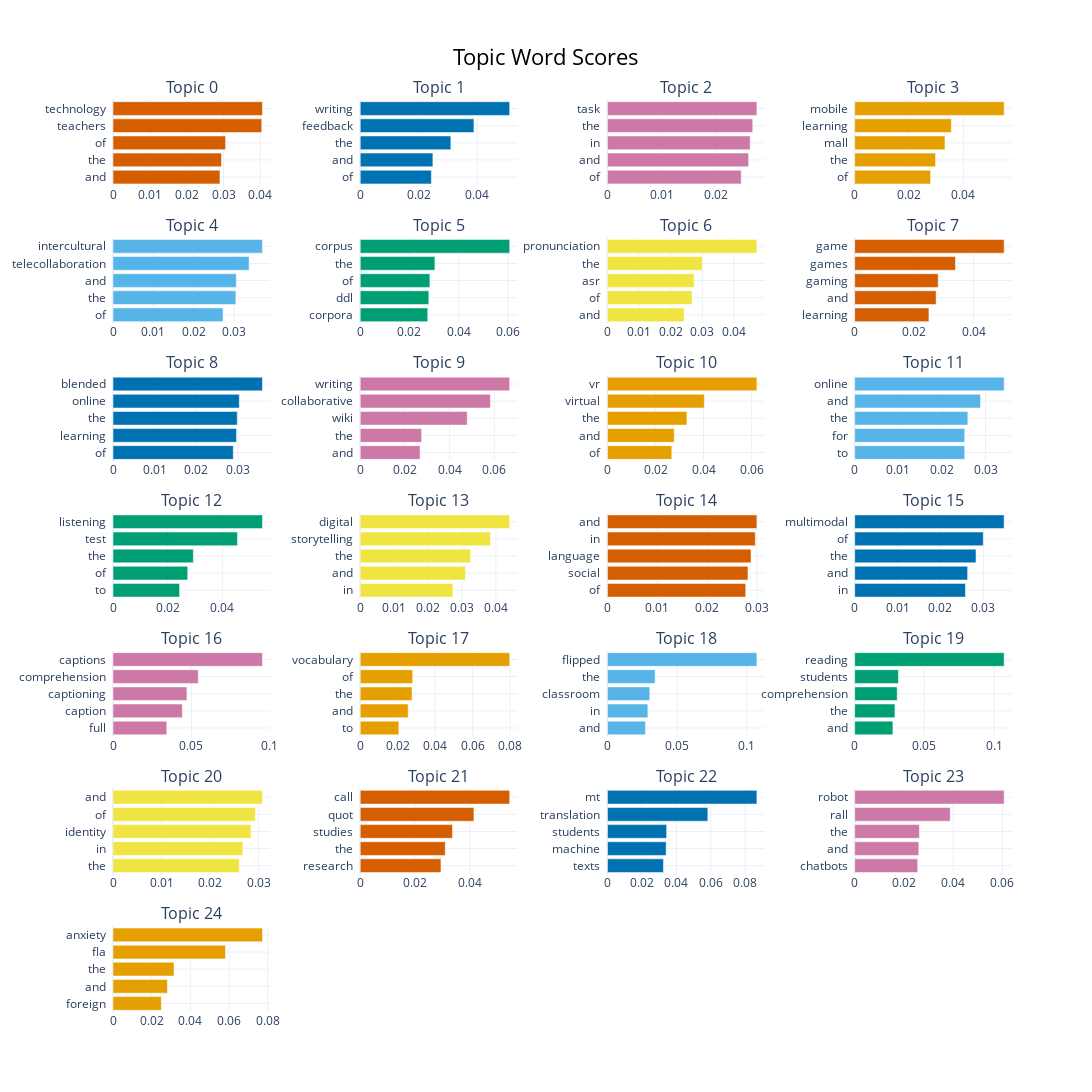

Notebook code cell kept with this figure:
### Code cell
topics_to_include = list(range(0, 25))
model.visualize_barchart(topics= topics_to_include, width=300)

### Figure 1 — Plotly figure (JSON) as saved in the notebook; plotly's stock layout.template omitted (floating-point values rounded to 4 significant figures)
{"data": [{"marker": {"color": "#D55E00"}, "orientation": "h", "type": "bar", "x": [0.02904, 0.02947, 0.03057, 0.04039, 0.04058], "xaxis": "x", "y": ["and  ", "the  ", "of  ", "teachers  ", "technology  "], "yaxis": "y"}, {"marker": {"color": "#0072B2"}, "orientation": "h", "type": "bar", "x": [0.02436, 0.02488, 0.03103, 0.03893, 0.05118], "xaxis": "x2", "y": ["of  ", "and  ", "the  ", "feedback  ", "writing  "], "yaxis": "y2"}, {"marker": {"color": "#CC79A7"}, "orientation": "h", "type": "bar", "x": [0.02462, 0.02598, 0.02626, 0.02673, 0.0275], "xaxis": "x3", "y": ["of  ", "and  ", "in  ", "the  ", "task  "], "yaxis": "y3"}, {"marker": {"color": "#E69F00"}, "orientation": "h", "type": "bar", "x": [0.02794, 0.02976, 0.03322, 0.03555, 0.05499], "xaxis": "x4", "y": ["of  ", "the  ", "mall  ", "learning  ", "mobile  "], "yaxis": "y4"}, {"marker": {"color": "#56B4E9"}, "orientation": "h", "type": "bar", "x": [0.02724, 0.0304, 0.0305, 0.03368, 0.03698], "xaxis": "x5", "y": ["of  ", "the  ", "and  ", "telecollaboration  ", "intercultural  "], "yaxis": "y5"}, {"marker": {"color": "#009E73"}, "orientation": "h", "type": "bar", "x": [0.02741, 0.02784, 0.02827, 0.03032, 0.06067], "xaxis": "x6", "y": ["corpora  ", "ddl  ", "of  ", "the  ", "corpus  "], "yaxis": "y6"}, {"marker": {"color": "#F0E442"}, "orientation": "h", "type": "bar", "x": [0.02423, 0.02674, 0.02743, 0.03, 0.04728], "xaxis": "x7", "y": ["and  ", "of  ", "asr  ", "the  ", "pronunciation  "], "yaxis": "y7"}, {"marker": {"color": "#D55E00"}, "orientation": "h", "type": "bar", "x": [0.02495, 0.02737, 0.02807, 0.03387, 0.05023], "xaxis": "x8", "y": ["learning  ", "and  ", "gaming  ", "games  ", "game  "], "yaxis": "y8"}, {"marker": {"color": "#0072B2"}, "orientation": "h", "type": "bar", "x": [0.0289, 0.02968, 0.02985, 0.03035, 0.03592], "xaxis": "x9", "y": ["of  ", "learning  ", "the  ", "online  ", "blended  "], "yaxis": "y9"}, {"marker": {"color": "#CC79A7"}, "orientation": "h", "type": "bar", "x": [0.02679, 0.02748, 0.04789, 0.05828, 0.0669], "xaxis": "x10", "y": ["and  ", "the  ", "wiki  ", "collaborative  ", "writing  "], "yaxis": "y10"}, {"marker": {"color": "#E69F00"}, "orientation": "h", "type": "bar", "x": [0.02677, 0.02779, 0.03307, 0.0403, 0.06217], "xaxis": "x11", "y": ["of  ", "and  ", "the  ", "virtual  ", "vr  "], "yaxis": "y11"}, {"marker": {"color": "#56B4E9"}, "orientation": "h", "type": "bar", "x": [0.02523, 0.02523, 0.02595, 0.02884, 0.03427], "xaxis": "x12", "y": ["to  ", "for  ", "the  ", "and  ", "online  "], "yaxis": "y12"}, {"marker": {"color": "#009E73"}, "orientation": "h", "type": "bar", "x": [0.02434, 0.02731, 0.02937, 0.0455, 0.05463], "xaxis": "x13", "y": ["to  ", "of  ", "the  ", "test  ", "listening  "], "yaxis": "y13"}, {"marker": {"color": "#F0E442"}, "orientation": "h", "type": "bar", "x": [0.02733, 0.031, 0.03253, 0.0384, 0.04406], "xaxis": "x14", "y": ["in  ", "and  ", "the  ", "storytelling  ", "digital  "], "yaxis": "y14"}, {"marker": {"color": "#D55E00"}, "orientation": "h", "type": "bar", "x": [0.02777, 0.02822, 0.02884, 0.0297, 0.03002], "xaxis": "x15", "y": ["of  ", "social  ", "language  ", "in  ", "and  "], "yaxis": "y15"}, {"marker": {"color": "#0072B2"}, "orientation": "h", "type": "bar", "x": [0.02582, 0.02632, 0.02828, 0.02996, 0.03483], "xaxis": "x16", "y": ["in  ", "and  ", "the  ", "of  ", "multimodal  "], "yaxis": "y16"}, {"marker": {"color": "#CC79A7"}, "orientation": "h", "type": "bar", "x": [0.03428, 0.04419, 0.0471, 0.05436, 0.09526], "xaxis": "x17", "y": ["full  ", "caption  ", "captioning  ", "comprehension  ", "captions  "], "yaxis": "y17"}, {"marker": {"color": "#E69F00"}, "orientation": "h", "type": "bar", "x": [0.02061, 0.02556, 0.02766, 0.02798, 0.07972], "xaxis": "x18", "y": ["to  ", "and  ", "the  ", "of  ", "vocabulary  "], "yaxis": "y18"}, {"marker": {"color": "#56B4E9"}, "orientation": "h", "type": "bar", "x": [0.02724, 0.02899, 0.03038, 0.03421, 0.1072], "xaxis": "x19", "y": ["and  ", "in  ", "classroom  ", "the  ", "flipped  "], "yaxis": "y19"}, {"marker": {"color": "#009E73"}, "orientation": "h", "type": "bar", "x": [0.02743, 0.02889, 0.03051, 0.03142, 0.1073], "xaxis": "x20", "y": ["and  ", "the  ", "comprehension  ", "students  ", "reading  "], "yaxis": "y20"}, {"marker": {"color": "#F0E442"}, "orientation": "h", "type": "bar", "x": [0.02601, 0.02674, 0.02845, 0.02935, 0.0308], "xaxis": "x21", "y": ["the  ", "in  ", "identity  ", "of  ", "and  "], "yaxis": "y21"}, {"marker": {"color": "#D55E00"}, "orientation": "h", "type": "bar", "x": [0.02947, 0.03104, 0.03368, 0.04151, 0.05457], "xaxis": "x22", "y": ["research  ", "the  ", "studies  ", "quot  ", "call  "], "yaxis": "y22"}, {"marker": {"color": "#0072B2"}, "orientation": "h", "type": "bar", "x": [0.03249, 0.03405, 0.03434, 0.05827, 0.08673], "xaxis": "x23", "y": ["texts  ", "machine  ", "students  ", "translation  ", "mt  "], "yaxis": "y23"}, {"marker": {"color": "#CC79A7"}, "orientation": "h", "type": "bar", "x": [0.0256, 0.02603, 0.02628, 0.03882, 0.06071], "xaxis": "x24", "y": ["chatbots  ", "and  ", "the  ", "rall  ", "robot  "], "yaxis": "y24"}, {"marker": {"color": "#E69F00"}, "orientation": "h", "type": "bar", "x": [0.02501, 0.02815, 0.03156, 0.05819, 0.07732], "xaxis": "x25", "y": ["foreign  ", "and  ", "the  ", "fla  ", "anxiety  "], "yaxis": "y25"}], "layout": {"annotations": [{"font": {"size": 16}, "showarrow": false, "text": "Topic 0", "x": 0.0875, "xanchor": "center", "xref": "paper", "y": 1, "yanchor": "bottom", "yref": "paper"}, {"font": {"size": 16}, "showarrow": false, "text": "Topic 1", "x": 0.3625, "xanchor": "center", "xref": "paper", "y": 1, "yanchor": "bottom", "yref": "paper"}, {"font": {"size": 16}, "showarrow": false, "text": "Topic 2", "x": 0.6375, "xanchor": "center", "xref": "paper", "y": 1, "yanchor": "bottom", "yref": "paper"}, {"font": {"size": 16}, "showarrow": false, "text": "Topic 3", "x": 0.9125, "xanchor": "center", "xref": "paper", "y": 1, "yanchor": "bottom", "yref": "paper"}, {"font": {"size": 16}, "showarrow": false, "text": "Topic 4", "x": 0.0875, "xanchor": "center", "xref": "paper", "y": 0.849, "yanchor": "bottom", "yref": "paper"}, {"font": {"size": 16}, "showarrow": false, "text": "Topic 5", "x": 0.3625, "xanchor": "center", "xref": "paper", "y": 0.849, "yanchor": "bottom", "yref": "paper"}, {"font": {"size": 16}, "showarrow": false, "text": "Topic 6", "x": 0.6375, "xanchor": "center", "xref": "paper", "y": 0.849, "yanchor": "bottom", "yref": "paper"}, {"font": {"size": 16}, "showarrow": false, "text": "Topic 7", "x": 0.9125, "xanchor": "center", "xref": "paper", "y": 0.849, "yanchor": "bottom", "yref": "paper"}, {"font": {"size": 16}, "showarrow": false, "text": "Topic 8", "x": 0.0875, "xanchor": "center", "xref": "paper", "y": 0.698, "yanchor": "bottom", "yref": "paper"}, {"font": {"size": 16}, "showarrow": false, "text": "Topic 9", "x": 0.3625, "xanchor": "center", "xref": "paper", "y": 0.698, "yanchor": "bottom", "yref": "paper"}, {"font": {"size": 16}, "showarrow": false, "text": "Topic 10", "x": 0.6375, "xanchor": "center", "xref": "paper", "y": 0.698, "yanchor": "bottom", "yref": "paper"}, {"font": {"size": 16}, "showarrow": false, "text": "Topic 11", "x": 0.9125, "xanchor": "center", "xref": "paper", "y": 0.698, "yanchor": "bottom", "yref": "paper"}, {"font": {"size": 16}, "showarrow": false, "text": "Topic 12", "x": 0.0875, "xanchor": "center", "xref": "paper", "y": 0.5469, "yanchor": "bottom", "yref": "paper"}, {"font": {"size": 16}, "showarrow": false, "text": "Topic 13", "x": 0.3625, "xanchor": "center", "xref": "paper", "y": 0.5469, "yanchor": "bottom", "yref": "paper"}, {"font": {"size": 16}, "showarrow": false, "text": "Topic 14", "x": 0.6375, "xanchor": "center", "xref": "paper", "y": 0.5469, "yanchor": "bottom", "yref": "paper"}, {"font": {"size": 16}, "showarrow": false, "text": "Topic 15", "x": 0.9125, "xanchor": "center", "xref": "paper", "y": 0.5469, "yanchor": "bottom", "yref": "paper"}, {"font": {"size": 16}, "showarrow": false, "text": "Topic 16", "x": 0.0875, "xanchor": "center", "xref": "paper", "y": 0.3959, "yanchor": "bottom", "yref": "paper"}, {"font": {"size": 16}, "showarrow": false, "text": "Topic 17", "x": 0.3625, "xanchor": "center", "xref": "paper", "y": 0.3959, "yanchor": "bottom", "yref": "paper"}, {"font": {"size": 16}, "showarrow": false, "text": "Topic 18", "x": 0.6375, "xanchor": "center", "xref": "paper", "y": 0.3959, "yanchor": "bottom", "yref": "paper"}, {"font": {"size": 16}, "showarrow": false, "text": "Topic 19", "x": 0.9125, "xanchor": "center", "xref": "paper", "y": 0.3959, "yanchor": "bottom", "yref": "paper"}, {"font": {"size": 16}, "showarrow": false, "text": "Topic 20", "x": 0.0875, "xanchor": "center", "xref": "paper", "y": 0.2449, "yanchor": "bottom", "yref": "paper"}, {"font": {"size": 16}, "showarrow": false, "text": "Topic 21", "x": 0.3625, "xanchor": "center", "xref": "paper", "y": 0.2449, "yanchor": "bottom", "yref": "paper"}, {"font": {"size": 16}, "showarrow": false, "text": "Topic 22", "x": 0.6375, "xanchor": "center", "xref": "paper", "y": 0.2449, "yanchor": "bottom", "yref": "paper"}, {"font": {"size": 16}, "showarrow": false, "text": "Topic 23", "x": 0.9125, "xanchor": "center", "xref": "paper", "y": 0.2449, "yanchor": "bottom", "yref": "paper"}, {"font": {"size": 16}, "showarrow": false, "text": "Topic 24", "x": 0.0875, "xanchor": "center", "xref": "paper", "y": 0.09388, "yanchor": "bottom", "yref": "paper"}], "height": 1750, "hoverlabel": {"bgcolor": "white", "font": {"family": "Rockwell", "size": 16}}, "showlegend": false, "title": {"font": {"color": "Black", "size": 22}, "text": "Topic Word Scores", "x": 0.5, "xanchor": "center", "yanchor": "top"}, "width": 1200, "xaxis": {"anchor": "y", "domain": [0, 0.175], "showgrid": true}, "xaxis10": {"anchor": "y10", "domain": [0.275, 0.45], "showgrid": true}, "xaxis11": {"anchor": "y11", "domain": [0.55, 0.725], "showgrid": true}, "xaxis12": {"anchor": "y12", "domain": [0.825, 1], "showgrid": true}, "xaxis13": {"anchor": "y13", "domain": [0, 0.175], "showgrid": true}, "xaxis14": {"anchor": "y14", "domain": [0.275, 0.45], "showgrid": true}, "xaxis15": {"anchor": "y15", "domain": [0.55, 0.725], "showgrid": true}, "xaxis16": {"anchor": "y16", "domain": [0.825, 1], "showgrid": true}, "xaxis17": {"anchor": "y17", "domain": [0, 0.175], "showgrid": true}, "xaxis18": {"anchor": "y18", "domain": [0.275, 0.45], "showgrid": true}, "xaxis19": {"anchor": "y19", "domain": [0.55, 0.725], "showgrid": true}, "xaxis2": {"anchor": "y2", "domain": [0.275, 0.45], "showgrid": true}, "xaxis20": {"anchor": "y20", "domain": [0.825, 1], "showgrid": true}, "xaxis21": {"anchor": "y21", "domain": [0, 0.175], "showgrid": true}, "xaxis22": {"anchor": "y22", "domain": [0.275, 0.45], "showgrid": true}, "xaxis23": {"anchor": "y23", "domain": [0.55, 0.725], "showgrid": true}, "xaxis24": {"anchor": "y24", "domain": [0.825, 1], "showgrid": true}, "xaxis25": {"anchor": "y25", "domain": [0, 0.175], "showgrid": true}, "xaxis26": {"anchor": "y26", "domain": [0.275, 0.45], "showgrid": true}, "xaxis27": {"anchor": "y27", "domain": [0.55, 0.725], "showgrid": true}, "xaxis28": {"anchor": "y28", "domain": [0.825, 1], "showgrid": true}, "xaxis3": {"anchor": "y3", "domain": [0.55, 0.725], "showgrid": true}, "xaxis4": {"anchor": "y4", "domain": [0.825, 1], "showgrid": true}, "xaxis5": {"anchor": "y5", "domain": [0, 0.175], "showgrid": true}, "xaxis6": {"anchor": "y6", "domain": [0.275, 0.45], "showgrid": true}, "xaxis7": {"anchor": "y7", "domain": [0.55, 0.725], "showgrid": true}, "xaxis8": {"anchor": "y8", "domain": [0.825, 1], "showgrid": true}, "xaxis9": {"anchor": "y9", "domain": [0, 0.175], "showgrid": true}, "yaxis": {"anchor": "x", "domain": [0.9061, 1], "showgrid": true}, "yaxis10": {"anchor": "x10", "domain": [0.6041, 0.698], "showgrid": true}, "yaxis11": {"anchor": "x11", "domain": [0.6041, 0.698], "showgrid": true}, "yaxis12": {"anchor": "x12", "domain": [0.6041, 0.698], "showgrid": true}, "yaxis13": {"anchor": "x13", "domain": [0.4531, 0.5469], "showgrid": true}, "yaxis14": {"anchor": "x14", "domain": [0.4531, 0.5469], "showgrid": true}, "yaxis15": {"anchor": "x15", "domain": [0.4531, 0.5469], "showgrid": true}, "yaxis16": {"anchor": "x16", "domain": [0.4531, 0.5469], "showgrid": true}, "yaxis17": {"anchor": "x17", "domain": [0.302, 0.3959], "showgrid": true}, "yaxis18": {"anchor": "x18", "domain": [0.302, 0.3959], "showgrid": true}, "yaxis19": {"anchor": "x19", "domain": [0.302, 0.3959], "showgrid": true}, "yaxis2": {"anchor": "x2", "domain": [0.9061, 1], "showgrid": true}, "yaxis20": {"anchor": "x20", "domain": [0.302, 0.3959], "showgrid": true}, "yaxis21": {"anchor": "x21", "domain": [0.151, 0.2449], "showgrid": true}, "yaxis22": {"anchor": "x22", "domain": [0.151, 0.2449], "showgrid": true}, "yaxis23": {"anchor": "x23", "domain": [0.151, 0.2449], "showgrid": true}, "yaxis24": {"anchor": "x24", "domain": [0.151, 0.2449], "showgrid": true}, "yaxis25": {"anchor": "x25", "domain": [0, 0.09388], "showgrid": true}, "yaxis26": {"anchor": "x26", "domain": [0, 0.09388], "showgrid": true}, "yaxis27": {"anchor": "x27", "domain": [0, 0.09388], "showgrid": true}, "yaxis28": {"anchor": "x28", "domain": [0, 0.09388], "showgrid": true}, "yaxis3": {"anchor": "x3", "domain": [0.9061, 1], "showgrid": true}, "yaxis4": {"anchor": "x4", "domain": [0.9061, 1], "showgrid": true}, "yaxis5": {"anchor": "x5", "domain": [0.7551, 0.849], "showgrid": true}, "yaxis6": {"anchor": "x6", "domain": [0.7551, 0.849], "showgrid": true}, "yaxis7": {"anchor": "x7", "domain": [0.7551, 0.849], "showgrid": true}, "yaxis8": {"anchor": "x8", "domain": [0.7551, 0.849], "showgrid": true}, "yaxis9": {"anchor": "x9", "domain": [0.6041, 0.698], "showgrid": true}}}
